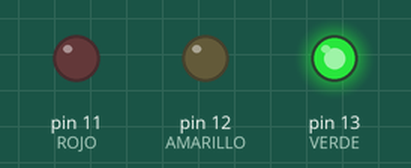
This sketch was run on a simulated Arduino Uno, built with avr-gcc and run on an emulated ATmega328P. On the bench: output pins drawn as LEDs (lit = HIGH).

Above: at 2.5 s.
At 7.5 s:
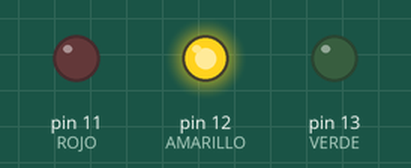
At 11.0 s:
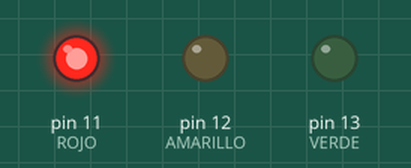
At 14.2 s:
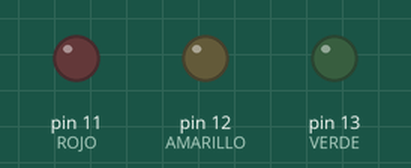
Timing chart, 0 to 19.5 s (numbered marks = the images above):
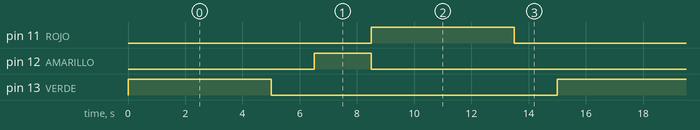

The sketch:

semaforo.ino
```cpp
// Estados
int apagar = LOW;
int encender = HIGH;
// Puertos de cada color
int VERDE = 13;
int AMARILLO = 12;
int ROJO = 11;

void setup() {
  // Configuramos los puertos como OUTPUT
  pinMode(VERDE, OUTPUT);
  pinMode(AMARILLO, OUTPUT);
  pinMode(ROJO, OUTPUT);
}

void loop() {
  semaforo();
}

void semaforo(){
  // Enciende el color verde
  digitalWrite(VERDE, encender);
  // Retardo de 5 segundos
  delay(5000);
  cambio(VERDE);
  // Enciende el amarillo
  digitalWrite(AMARILLO, encender);
  delay(2000);
  digitalWrite(AMARILLO, apagar);
  // Enciende el rojo
  digitalWrite(ROJO, encender);
  delay(5000);
  cambio(ROJO);
}

// Causa intermitencia para el cambio de nuevo color
void cambio(int color){
  for(int i = 0; i < 3; i++){
    digitalWrite(color, apagar);
    delay(500);
    digitalWrite(color, encender);
  }
  digitalWrite(color, apagar);
}
```

Measured:
- by itself, pin 11 (ROJO), pin 13 (VERDE): alternates HIGH for 5.0 s and LOW for 10.0 s
- by itself, pin 12 (AMARILLO): alternates HIGH for 2.0 s and LOW for 13.0 s
- by itself, everything shown: repeats every 15.0 s, in 5 steps
